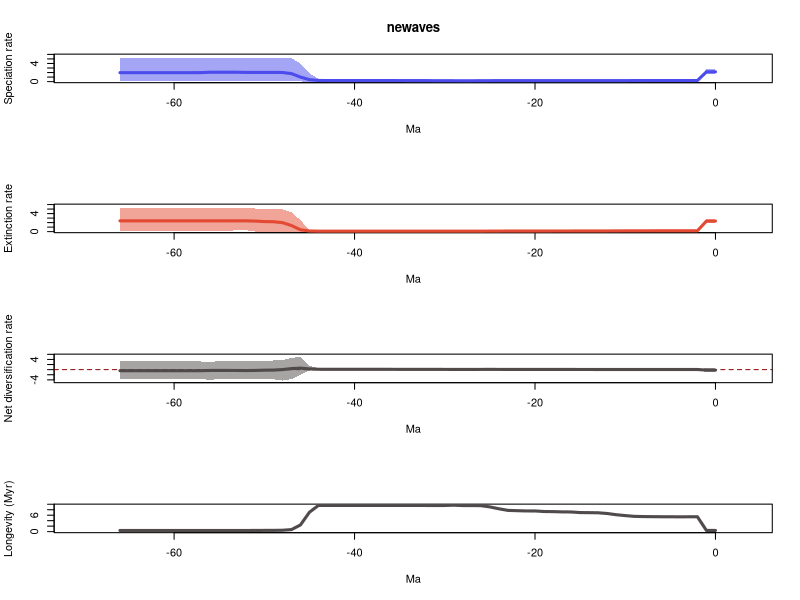

Write the R code that produced this figure.
# 1 files combined:
# 	/home/eeb177-student/Desktop/eeb-177/eeb-174-final-project/pyrate_mcmc_logs/newaves_1_marginal_rates.log

# 95% HPDs calculated using code from Biopy (https://www.cs.auckland.ac.nz/~yhel002/biopy/)

pdf(file='/home/eeb177-student/Desktop/eeb-177/eeb-174-final-project/pyrate_mcmc_logs/newaves_1_marginal_rates_RTT.pdf',width=0.6*9, height=16.8)
par(mfrow=c(4,1))
library(scales)
L_hpd_m95=c(1.64660210197, 1.64660210197,0.159793951864,0.159793951864,0.159793951864,0.159793951864,0.159793951864,0.148437221731,0.157458298969,0.14817436364,0.144042220451,0.14348225387,0.143710368337,0.14348225387,0.14348225387,0.146371346508,0.146371346508,0.14348225387,0.14348225387,0.145491911817,0.145491911817,0.14348225387,0.141231939492,0.133487946954,0.130423134079,0.102554922989,0.0558538285269,0.0451657788923,0.0449677451199,0.0400292790273,0.0287940027154,0.0323059745048,0.0323059745048,0.0287940027154,0.0287940027154,0.0233795550205,0.0323059745048,0.0287940027154,0.0400292790273,0.0400292790273,0.0400292790273,0.0400292790273,0.0400292790273,0.0400292790273,0.0233795550205,0.0233795550205,0.0287940027154,0.075311817098,0.110644230889,0.118965219121,0.118965219121,0.118965219121,0.118965219121,0.110644230889,0.110644230889,0.110644230889,0.118965219121,0.118965219121,0.110644230889,0.110644230889,0.110644230889,0.110644230889,0.110644230889,0.110644230889,0.110644230889,0.110644230889,0.110644230889)
L_hpd_M95=c(2.72726627671, 2.72726627671,0.339644671798,0.339048550801,0.339048550801,0.339048550801,0.339048550801,0.327257405427,0.325238690218,0.307476167857,0.289442921528,0.279622309295,0.27847150843,0.276220577174,0.276220577174,0.27847150843,0.27847150843,0.27847150843,0.284330568595,0.289442921528,0.289442921528,0.299350241487,0.322508900443,0.319118557811,0.321391441119,0.323602455901,0.32226828861,0.317605429066,0.317401026032,0.33960033718,0.38338256571,0.426190509309,0.470202460833,0.49033319176,0.49033319176,0.49033319176,0.529245738775,0.530021516152,0.545341961554,0.546589089606,0.546589089606,0.546589089606,0.546589089606,0.546589089606,0.576400195161,1.83794997993,3.99015544925,5.16120082024,5.22593485648,5.24272824837,5.24272824837,5.24272824837,5.24272824837,5.29797342425,5.29797342425,5.29797342425,5.23926344696,5.16120082024,5.15039615436,5.15039615436,5.15039615436,5.15039615436,5.15039615436,5.15039615436,5.15039615436,5.15039615436,5.15039615436)
M_hpd_m95=c(1.82818047671, 1.82818047671,0.108792525768,0.109707980433,0.109707980433,0.107426985045,0.115213110353,0.102893106112,0.101455668148,0.102893106112,0.0893948131811,0.0826304485102,0.0746584196741,0.0725460504538,0.0725460504538,0.0631224843718,0.0623993301579,0.0629524177694,0.0596432403791,0.0577941211948,0.0559249646338,0.0530541269735,0.0488047395611,0.0464631365845,0.0291526594754,0.0238601275678,0.0174668079086,0.0162878952397,0.0162878952397,0.0174668079086,0.0124278619547,0.0124278619547,0.0124278619547,0.0124278619547,0.0124278619547,0.0124278619547,0.0136242438799,0.0136242438799,0.0136242438799,0.0136242438799,0.0136242438799,0.0136242438799,0.0136242438799,0.0136242438799,0.0136242438799,0.0104181766191,0.00833917075266,0.00833917075266,0.00833917075266,0.00833917075266,0.00833917075266,0.0104181766191,0.305498739523,0.305498739523,0.188644077957,0.188644077957,0.188644077957,0.188644077957,0.188644077957,0.188644077957,0.188644077957,0.188644077957,0.188644077957,0.188644077957,0.188644077957,0.188644077957,0.188644077957)
M_hpd_M95=c(2.85791339688, 2.85791339688,0.278347291373,0.278523973871,0.276420866997,0.273403124445,0.278523973871,0.26463060141,0.26463060141,0.273403124445,0.255724482422,0.240767809388,0.223795473076,0.21574670339,0.21574670339,0.207034764234,0.214059499422,0.215164545725,0.21574670339,0.21574670339,0.215299937829,0.21574670339,0.21574670339,0.21574670339,0.204510845729,0.194279888908,0.197523068879,0.198724689926,0.198724689926,0.197523068879,0.204510845729,0.204510845729,0.204510845729,0.204510845729,0.204510845729,0.204510845729,0.204510845729,0.204510845729,0.204510845729,0.204510845729,0.204510845729,0.204510845729,0.204510845729,0.204510845729,0.204510845729,0.230065601575,2.56736430417,4.2667581181,4.94469500601,5.11470330991,5.11470330991,5.12308764437,5.33063188193,5.33063188193,5.15862361867,5.15862361867,5.15862361867,5.15862361867,5.15862361867,5.15862361867,5.15862361867,5.15862361867,5.15862361867,5.15862361867,5.15862361867,5.15862361867,5.15862361867)
R_hpd_m95=c(-0.929283191161, -0.929283191161,-0.0352721695844,-0.0440786258149,-0.0440786258149,-0.0352721695844,-0.0452359184313,-0.0352721695844,-0.040574720186,-0.0616311917043,-0.0628026512916,-0.0520306083208,-0.0200860534623,-0.00805396011976,-0.00478913782612,-0.00478913782612,-0.00472410310306,-0.00472410310306,-0.00472410310306,-0.00805396011976,-0.0133167335297,-0.0201503342471,-0.0335133336195,-0.0335133336195,-0.0331715056374,-0.0335133336195,-0.090643966285,-0.0842589810548,-0.0895715250603,-0.104856897359,-0.116286708137,-0.111422251733,-0.113734160303,-0.113734160303,-0.113734160303,-0.116286708137,-0.111422251733,-0.111422251733,-0.113734160303,-0.116286708137,-0.116286708137,-0.116286708137,-0.116286708137,-0.116286708137,-0.113734160303,-0.342537646603,-1.94428729066,-3.69808035156,-4.26717705754,-3.78661611985,-3.78661611985,-3.79188400045,-3.79188400045,-3.79188400045,-3.79188400045,-3.79188400045,-3.92303802834,-3.79188400045,-3.60490741664,-3.60490741664,-3.60490741664,-3.60490741664,-3.60490741664,-3.60490741664,-3.60490741664,-3.60490741664,-3.60490741664)
R_hpd_M95=c(0.52690329794, 0.52690329794,0.175375877775,0.166193599863,0.166193599863,0.172284924285,0.160692346405,0.172284924285,0.175375877775,0.160692346405,0.158142393482,0.154340019915,0.158142393482,0.158142393482,0.158142393482,0.158142393482,0.156253005409,0.160692346405,0.184358069946,0.184358069946,0.184358069946,0.198317061732,0.211503616446,0.217998574566,0.221670698715,0.2492690054,0.242241294876,0.254825422428,0.250201173521,0.265481819719,0.32038741502,0.362449401337,0.405419759319,0.438348141571,0.438348141571,0.438348141571,0.466478652617,0.468331840657,0.468331840657,0.468331840657,0.468331840657,0.468331840657,0.468331840657,0.468331840657,0.539567589618,1.52975793592,5.15488567799,4.53972463101,3.76517520402,3.58439778524,3.48245953638,3.41556123542,3.41556123542,3.31334928769,3.31334928769,3.31334928769,3.05089288766,3.19685258807,3.42154973938,3.42154973938,3.42154973938,3.42154973938,3.42154973938,3.42154973938,3.42154973938,3.42154973938,3.42154973938)
L_mean=c(2.15650277447, 2.15650277447,0.240760094611,0.240610294732,0.240301358261,0.240301358261,0.240181393491,0.239499288247,0.237463558544,0.229904267625,0.219684368967,0.214398801787,0.21406754042,0.213189923546,0.213189923546,0.21303725088,0.21303725088,0.213774531015,0.215816742836,0.216563429784,0.216580883341,0.216338888968,0.217181427914,0.217635218991,0.216410224553,0.210526713943,0.202129393627,0.193294557961,0.192270070828,0.196190065892,0.201609352386,0.206417648848,0.217418587199,0.223566747257,0.223810502668,0.224920043647,0.229537827224,0.230549059751,0.232197901593,0.233029754825,0.233563986254,0.233563986254,0.233563986254,0.233563986254,0.257091366901,0.429949271323,1.0040286163,1.76718625093,2.01690393643,2.02552372477,2.02552372477,2.02552372477,2.02772722499,2.0651996065,2.06879196836,2.07200842529,2.07328066196,1.98549409029,1.97434059062,1.97434059062,1.97434059062,1.97434059062,1.97434059062,1.97434059062,1.97434059062,1.97434059062,1.97434059062)
M_mean=c(2.33804684802, 2.33804684802,0.184104581875,0.184619757732,0.185101085956,0.184458552376,0.183962134064,0.183072033979,0.181862904739,0.179384119024,0.170783762412,0.162034801198,0.15101173508,0.145454026467,0.144376936376,0.143662115812,0.139226220741,0.138642606622,0.136967049975,0.136236739962,0.132425311879,0.132340243283,0.130751553371,0.128912271653,0.119934444253,0.110810542451,0.105421507456,0.105102051908,0.105080975602,0.103539741649,0.104729408697,0.104729408697,0.104729408697,0.104473628062,0.104473628062,0.104473628062,0.104449950149,0.104449950149,0.104449950149,0.104449950149,0.104449950149,0.104449950149,0.104449950149,0.104449950149,0.104449950149,0.14111440039,0.412111371141,1.35541317401,1.99296474401,2.19853540664,2.22555059255,2.33701448322,2.38706669402,2.38706669402,2.3878317321,2.3878317321,2.3878317321,2.3878317321,2.3878317321,2.3878317321,2.3878317321,2.3878317321,2.3878317321,2.3878317321,2.3878317321,2.3878317321,2.3878317321)
R_mean=c(-0.18154407355, -0.18154407355,0.0566555127359,0.0559905370001,0.0552002723055,0.055842805885,0.056219259427,0.0564272542677,0.0556006538048,0.0505201486013,0.048900606555,0.052364000589,0.0630558053405,0.0677358970791,0.0688129871697,0.0693751350678,0.0738110301396,0.0751319243933,0.0788496928612,0.0803266898223,0.0841555714615,0.0839986456845,0.0864298745427,0.088722947338,0.0964757803001,0.0997161714921,0.0967078861703,0.0881925060529,0.0871890952262,0.0926503242439,0.0968799436884,0.101688240151,0.112689178502,0.119093119195,0.119336874606,0.120446415585,0.125087877075,0.126099109602,0.127747951445,0.128579804676,0.129114036105,0.129114036105,0.129114036105,0.129114036105,0.152641416753,0.288834870933,0.59191724516,0.411773076926,0.0239391924241,-0.173011681875,-0.200026867778,-0.311490758453,-0.359339469033,-0.321867087516,-0.319039763741,-0.315823306808,-0.314551070142,-0.402337641811,-0.413491141474,-0.413491141474,-0.413491141474,-0.413491141474,-0.413491141474,-0.413491141474,-0.413491141474,-0.413491141474,-0.413491141474)
trans=0.5
age=(0:(67-1))* -1
plot(age,age,type = 'n', ylim = c(0, 5.82777076668), xlim = c(-70.35,3.35), ylab = 'Speciation rate', xlab = 'Ma',main='newaves' )
polygon(c(age, rev(age)), c(L_hpd_M95, rev(L_hpd_m95)), col = alpha("#4c4cec",trans), border = NA)
lines(rev(age), rev(L_mean), col = "#4c4cec", lwd=3)
plot(age,age,type = 'n', ylim = c(0, 5.86369507013), xlim = c(-70.35,3.35), ylab = 'Extinction rate', xlab = 'Ma' )
polygon(c(age, rev(age)), c(M_hpd_M95, rev(M_hpd_m95)), col = alpha("#e34a33",trans), border = NA)
lines(rev(age), rev(M_mean), col = "#e34a33", lwd=3)
plot(age,age,type = 'n', ylim = c(-4.69389476329, 5.67037424579), xlim = c(-70.35,3.35), ylab = 'Net diversification rate', xlab = 'Ma' )
abline(h=0,lty=2,col="darkred")
polygon(c(age, rev(age)), c(R_hpd_M95, rev(R_hpd_m95)), col = alpha("#504A4B",trans), border = NA)
lines(rev(age), rev(R_mean), col = "#504A4B", lwd=3)
plot(age,age,type = 'n', ylim = c(0, max(1/M_mean)), xlim = c(-70.35,3.35), ylab = 'Longevity (Myr)', xlab = 'Ma' )
lines(rev(age), rev(1/M_mean), col = "#504A4B", lwd=3)
n <- dev.off()